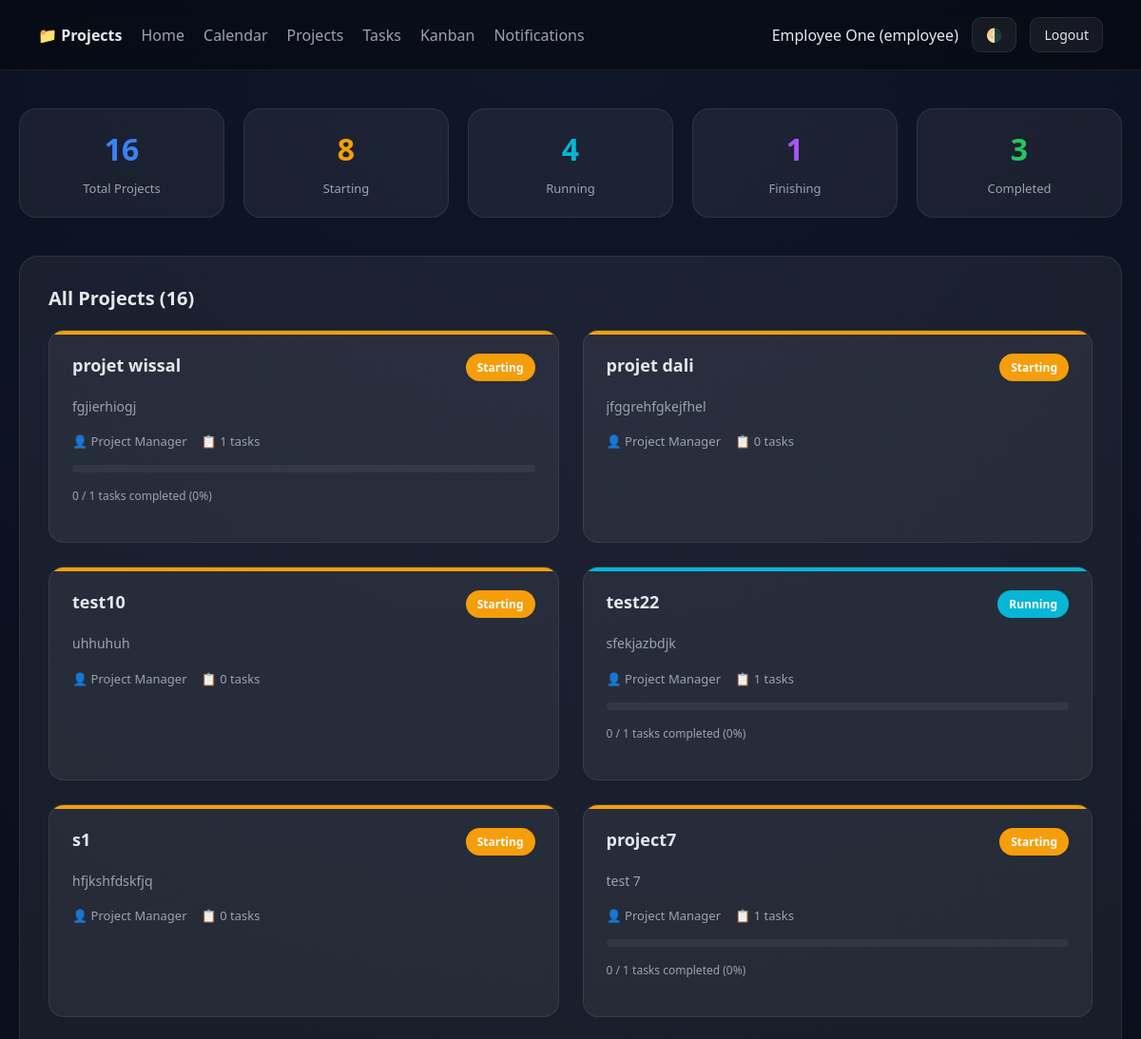
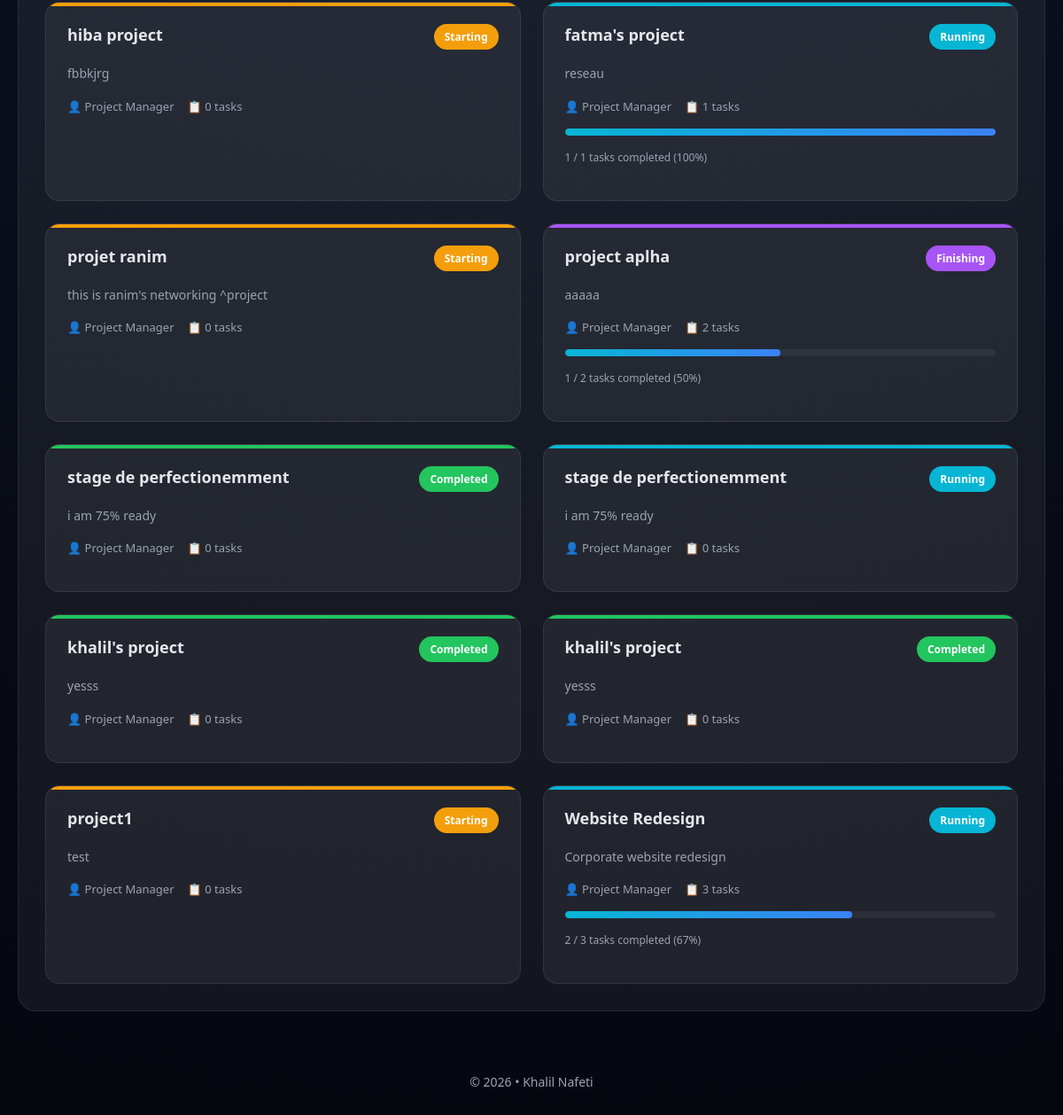
Screenshot of /projects.php (signed in) with the database file from the repository (2 pictures, top to bottom).
### tables this page shows
CREATE TABLE `projects` (
  `id` int(11) NOT NULL,
  `name` varchar(150) NOT NULL,
  `description` text DEFAULT NULL,
  `client_id` int(11) DEFAULT NULL,
  `status` enum('Starting','Running','Finishing','Completed') DEFAULT 'Starting',
  `start_date` date DEFAULT NULL,
  `end_date` date DEFAULT NULL,
  `manager_id` int(11) DEFAULT NULL
);

CREATE TABLE `users` (
  `id` int(11) NOT NULL,
  `name` varchar(100) NOT NULL,
  `email` varchar(100) NOT NULL,
  `password` varchar(255) NOT NULL,
  `role` enum('manager','employee') NOT NULL,
  `created_at` timestamp NOT NULL DEFAULT current_timestamp()
);

### projects.php (the view, shortened to what this page needs)
<?php
include 'config.php';
$user = $_SESSION['user'];
try {
    $stmt = $pdo->query("SELECT p.*, u.name as manager_name FROM projects p LEFT JOIN users u ON p.manager_id = u.id ORDER BY p.id DESC");
    $projects = $stmt->fetchAll(PDO::FETCH_ASSOC);
    $stats = $pdo->query(
        "SELECT
            COUNT(*) as total,
            SUM(CASE WHEN status = 'Starting' THEN 1 ELSE 0 END) AS `starting`,
            SUM(CASE WHEN status = 'Running' THEN 1 ELSE 0 END) AS `running`,
            SUM(CASE WHEN status = 'Finishing' THEN 1 ELSE 0 END) AS `finishing`,
            SUM(CASE WHEN status = 'Completed' THEN 1 ELSE 0 END) AS `completed`
         FROM projects"
    )->fetch(PDO::FETCH_ASSOC);
} catch (PDOException $e) {
    error_log("Projects Error: " . $e->getMessage());
    $error = "Unable to load projects. Error: " . $e->getMessage();
}
?>
<!DOCTYPE html>
<html lang="en">
<head>
</head>
<body>
<nav>
<div class="nav-left">
    <strong>📁 Projects</strong>
    <a href="dashboard.php">Home</a>
    <a href="calendar.php">Calendar</a>
    <a href="projects.php">Projects</a>
    <a href="tasks.php">Tasks</a>
    <a href="kanban.php">Kanban</a>
    <a href="notifications.php">Notifications</a>
</div>
    <div class="nav-right">
        <span><?= htmlspecialchars($user['name']) ?> (<?= htmlspecialchars($user['role']) ?>)</span>
        <button onclick="toggleTheme()" aria-label="Toggle theme">🌗</button>
        <a href="logout.php"><button>Logout</button></a>
    </div>
</nav>
<main class="container">
    <div class="stats">
        <div class="stat">
            <span class="stat-number" style="color:var(--primary)"><?= $stats['total'] ?? 0 ?></span>
            <span class="stat-label">Total Projects</span>
        </div>
        <div class="stat">
            <span class="stat-number" style="color:var(--orange)"><?= $stats['starting'] ?? 0 ?></span>
            <span class="stat-label">Starting</span>
        </div>
        <div class="stat">
            <span class="stat-number" style="color:var(--cyan)"><?= $stats['running'] ?? 0 ?></span>
            <span class="stat-label">Running</span>
        </div>
        <div class="stat">
            <span class="stat-number" style="color:var(--purple)"><?= $stats['finishing'] ?? 0 ?></span>
            <span class="stat-label">Finishing</span>
        </div>
        <div class="stat">
            <span class="stat-number" style="color:var(--green)"><?= $stats['completed'] ?? 0 ?></span>
            <span class="stat-label">Completed</span>
        </div>
    </div>
    <div class="card">
        <h2>All Projects (<?= count($projects) ?>)</h2>
        <?php if (empty($projects)): ?>
            <p style="text-align:center; color:var(--muted); padding:40px 0;">No projects yet. Create your first project to get started!</p>
        <?php else: ?>
            <div class="projects-grid">
                <?php foreach ($projects as $p):
                    $progress = $p['task_count'] > 0 ? ($p['completed_tasks'] / $p['task_count']) * 100 : 0;
                    $statusClass = strtolower($p['status']);
                ?>
                <div class="project-card <?= $statusClass ?>">
                    <div class="project-header">
                        <h3 class="project-title"><?= htmlspecialchars($p['name']) ?></h3>
                        <span class="badge <?= $statusClass ?>"><?= htmlspecialchars($p['status']) ?></span>
                    </div>
                    <?php if (!empty($p['description'])): ?>
                        <p class="project-description"><?= htmlspecialchars($p['description']) ?></p>
                    <?php endif; ?>
                    <div class="project-meta">
                        <span>👤 <?= htmlspecialchars($p['manager_name'] ?? 'Unassigned') ?></span>
                        <span>📋 <?= $p['task_count'] ?> tasks</span>
                    </div>
                    <?php if ($p['task_count'] > 0): ?>
                        <div class="progress-bar">
                            <div class="progress-fill" style="width: <?= $progress ?>%"></div>
                        </div>
                        <div style="font-size: 12px; color: var(--muted); margin-bottom: 16px;">
                            <?= $p['completed_tasks'] ?> / <?= $p['task_count'] ?> tasks completed (<?= round($progress) ?>%)
                        </div>
                    <?php endif; ?>
                </div>
                <?php endforeach; ?>
            </div>
        <?php endif; ?>
    </div>
</main>
<footer>
    © <?= date('Y') ?> • Khalil Nafeti
</footer>
</body>
</html>

### projects.php (style rules this page uses)
:root { --bg: #05070f; --panel: rgba(255,255,255,0.06); --border: rgba(255,255,255,0.08); --text: #e5e7eb; --muted: #9ca3af; --primary: #3b82f6; --cyan: #06b6d4; --green: #22c55e; --orange: #f59e0b; --red: #ef4444; --purple: #a855f7; }
* { box-sizing: border-box; font-family: system-ui, Segoe UI, sans-serif; }
body { margin: 0; background: radial-gradient(circle at top, #0f172a, var(--bg)); color: var(--text); min-height: 100vh; }
nav { display: flex; align-items: center; justify-content: space-between; padding: 18px 40px; background: rgba(0,0,0,0.4); backdrop-filter: blur(12px); border-bottom: 1px solid var(--border); }
.nav-left { display: flex; gap: 20px; align-items: center; }
.nav-left a { color: var(--muted); text-decoration: none; font-weight: 500; transition: color 0.2s; }
.nav-right { display: flex; gap: 14px; align-items: center; }
button { background: var(--panel); color: var(--text); border: 1px solid var(--border); padding: 8px 14px; border-radius: 10px; cursor: pointer; transition: transform 0.2s; font-size: 14px; }
.container { max-width: 1400px; margin: 40px auto; padding: 0 20px; }
.stats { display: grid; grid-template-columns: repeat(auto-fit, minmax(180px, 1fr)); gap: 20px; margin-bottom: 40px; }
.stat { background: var(--panel); border: 1px solid var(--border); border-radius: 18px; padding: 20px; text-align: center; transition: 0.3s; }
.stat-number { font-size: 32px; font-weight: 700; display: block; margin-bottom: 8px; }
.stat-label { color: var(--muted); font-size: 13px; }
.card { background: var(--panel); border: 1px solid var(--border); border-radius: 20px; padding: 30px; margin-bottom: 30px; }
.card h2 { margin: 0 0 20px 0; font-size: 20px; font-weight: 600; }
.projects-grid { display: grid; grid-template-columns: repeat(auto-fill, minmax(350px, 1fr)); gap: 25px; }
.project-card { background: var(--panel); border: 1px solid var(--border); border-radius: 16px; padding: 24px; transition: 0.3s; position: relative; overflow: hidden; }
.project-card::before { content: ''; position: absolute; top: 0; left: 0; right: 0; height: 4px; }
.project-card.starting::before { background: var(--orange); }
.project-card.running::before { background: var(--cyan); }
.project-card.finishing::before { background: var(--purple); }
.project-card.completed::before { background: var(--green); }
.project-header { display: flex; justify-content: space-between; align-items: start; margin-bottom: 16px; }
.project-title { font-size: 18px; font-weight: 600; margin: 0; }
.project-description { color: var(--muted); font-size: 14px; line-height: 1.6; margin-bottom: 16px; display: -webkit-box; -webkit-line-clamp: 2; -webkit-box-orient: vertical; overflow: hidden; }
.project-meta { display: flex; gap: 15px; margin-bottom: 16px; font-size: 13px; color: var(--muted); }
.project-meta span { display: flex; align-items: center; gap: 6px; }
.progress-bar { width: 100%; height: 8px; background: rgba(255,255,255,0.05); border-radius: 10px; overflow: hidden; margin-bottom: 16px; }
.progress-fill { height: 100%; background: linear-gradient(90deg, var(--cyan), var(--primary)); border-radius: 10px; transition: width 0.3s; }
.badge { padding: 6px 12px; border-radius: 20px; font-size: 12px; font-weight: 600; display: inline-block; }
.badge.starting { background: var(--orange); color: white; }
.badge.running { background: var(--cyan); color: white; }
.badge.finishing { background: var(--purple); color: white; }
.badge.completed { background: var(--green); color: white; }
footer { text-align: center; padding: 30px; color: var(--muted); font-size: 14px; }

### rows the page displays
projects: name "projet wissal", status "Starting", description "fgjierhiogj", manager.name "Project Manager", manager "1", completed_tasks "0", manager "0"
projects: name "projet dali", status "Starting", description "jfggrehfgkejfhel", manager.name "Project Manager", task_count "0"
projects: name "test10", status "Starting", description "uhhuhuh", manager.name "Project Manager", task_count "0"
projects: name "test22", status "Running", description "sfekjazbdjk", manager.name "Project Manager", manager "1", completed_tasks "0", manager "0"
projects: name "s1", status "Starting", description "hfjkshfdskfjq", manager.name "Project Manager", task_count "0"
projects: name "project7", status "Starting", description "test 7", manager.name "Project Manager", manager "1", completed_tasks "0", manager "0"
projects: name "hiba project", status "Starting", description "fbbkjrg", manager.name "Project Manager", task_count "0"
projects: name "fatma's project", status "Running", description "reseau", manager.name "Project Manager", manager "1", manager "100"
projects: name "projet ranim", status "Starting", description "this is ranim's networking ^project", manager.name "Project Manager", task_count "0"
projects: name "project aplha", status "Finishing", description "aaaaa", manager.name "Project Manager", task_count "2", manager "1", manager "50"
projects: name "stage de perfectionemment", status "Completed", description "i am 75% ready", manager.name "Project Manager", task_count "0"
projects: name "stage de perfectionemment", status "Running", description "i am 75% ready", manager.name "Project Manager", task_count "0"
projects: name "khalil's project", status "Completed", description "yesss", manager.name "Project Manager", task_count "0"
projects: name "khalil's project", status "Completed", description "yesss", manager.name "Project Manager", task_count "0"
projects: name "project1", status "Starting", description "test", manager.name "Project Manager", task_count "0"
projects: name "Website Redesign", status "Running", description "Corporate website redesign", manager.name "Project Manager", task_count "3", $progress 66.666666666667 (drawn), completed_tasks "2", progress "67"

### other values shown
$user['name'] "Employee One"
$user['role'] "employee"
$stats['total'] "16"
$stats['starting'] "8"
$stats['running'] "4"
$stats['finishing'] "1"
$stats['completed'] "3"
count($projects) "16"
